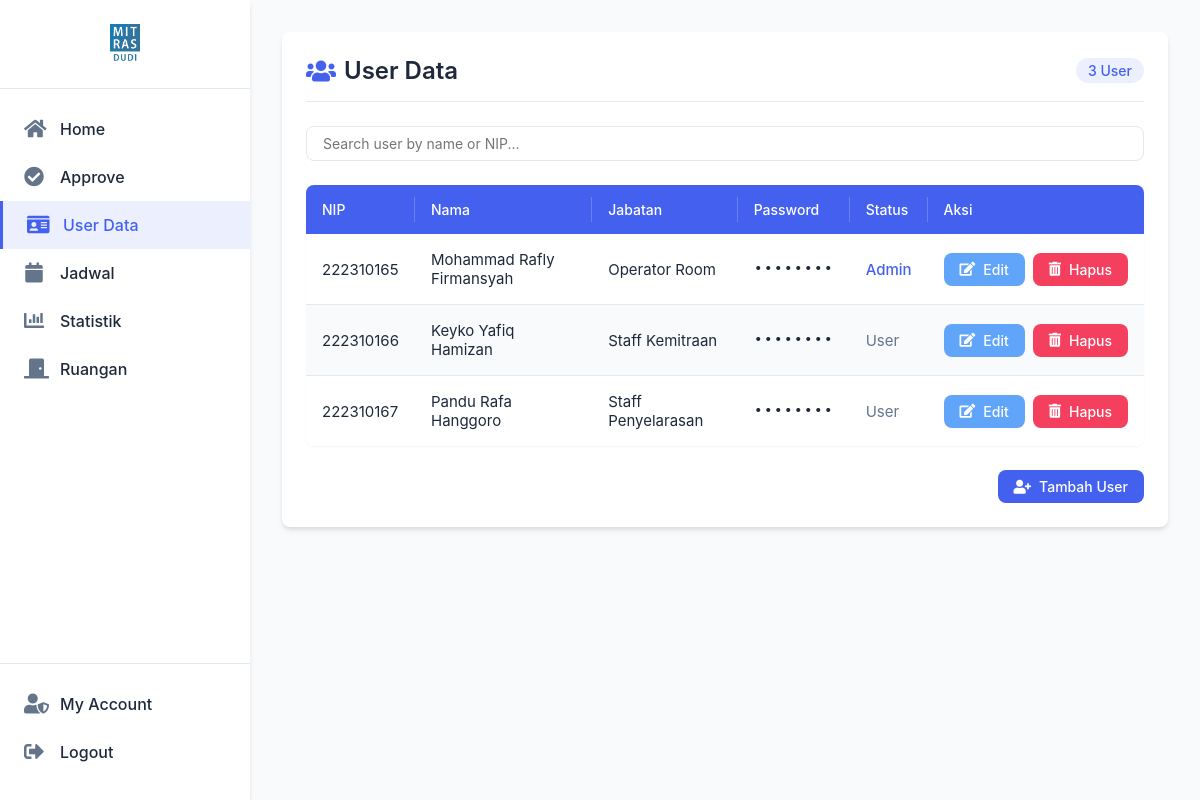
Screenshot of /admin_datauser.php (signed in) with the database file from the repository.
### tables this page shows
CREATE TABLE `users` (
  `id` int(11) NOT NULL,
  `nip` varchar(20) NOT NULL,
  `nama` varchar(100) NOT NULL,
  `jabatan` varchar(200) NOT NULL,
  `password` varchar(255) NOT NULL,
  `role` enum('Admin','User') NOT NULL,
  `is_admin` tinyint(1) DEFAULT 0
);

### admin_datauser.php (the view, shortened to what this page needs)
<?php
$host = 'localhost';
$db = 'projek_ruangan';
$user = 'root';
$pass = '';
try {
    $pdo = new PDO("mysql:host=$host;dbname=$db", $user, $pass);
    $pdo->setAttribute(PDO::ATTR_ERRMODE, PDO::ERRMODE_EXCEPTION);
} catch (PDOException $e) {
    die("Koneksi ke database gagal: " . $e->getMessage());
}
$stmt = $pdo->query("SELECT * FROM users");
$users = $stmt->fetchAll(PDO::FETCH_ASSOC);
$user_count = count($users);
?>
<!DOCTYPE html>
<html lang="id">
<head>
    <link href='https://unpkg.com/boxicons@2.1.4/css/boxicons.min.css' rel='stylesheet'>
    <link rel="stylesheet" href="https://cdnjs.cloudflare.com/ajax/libs/font-awesome/5.15.3/css/all.min.css">
</head>
<body>
    <div class="sidebar">
        <div class="logo-area">
            <img src="gambar/LOGO 1 MITRAS.jpg" alt="Logo">
        </div>
        <a href="admin_home.php">
            <i class="fas fa-home"></i> <span>Home</span>
        </a>
        <a href="admin_approve.php">
            <i class="fas fa-check-circle"></i> <span>Approve</span>
        </a>
        <a href="admin_datauser.php" class="active">
            <i class="fas fa-id-card"></i> <span>User Data</span>
        </a>
        <a href="admin_jadwal.php">
            <i class="fas fa-calendar"></i> <span>Jadwal</span>
        </a>
        <a href="admin_statistik.php">
            <i class="fas fa-chart-bar"></i> <span>Statistik</span>
        </a>
        <a href="admin_ruang.php">
            <i class="fas fa-door-closed"></i> <span>Ruangan</span>
        </a>
        <div class="bottom-links">
            <a href="admin_akun.php">
                <i class="fas fa-user-shield"></i> <span>My Account</span>
            </a>
            <a href="logout.php" onclick="return confirmLogout();">
                <i class="fas fa-sign-out-alt"></i> <span>Logout</span>
            </a>
        </div>
    </div>
    <div class="main-admin">
        <div class="container-admin">
            <div class="page-header">
                <h2><i class="fas fa-users"></i> User Data </h2>
                <span class="user-count"><?php echo $user_count; ?> User</span>
            </div>
            <div class="search-filter">
                <input type="text" id="searchInput" class="search-input" placeholder="Search user by name or NIP...">
            </div>
            <?php if(count($users) > 0): ?>
                <table class="users-table">
                <thead>
                        <tr>
                            <th>NIP</th>
                            <th>Nama</th>
                            <th>Jabatan</th>
                            <th>Password</th>
                            <th>Status</th>
                            <th>Aksi</th>
                        </tr>
                    </thead>
                    <tbody id="userTableBody">
    <?php foreach ($users as $row): ?>
        <tr>
            <td><?php echo htmlspecialchars($row['nip']); ?></td>
            <td><?php echo htmlspecialchars($row['nama']); ?></td>
            <td><?php echo htmlspecialchars($row['jabatan']); ?></td>
            <td class="password-cell">
                <?php echo str_repeat('•', 8); ?>
            </td>
            <td>
                <?php if ($row['is_admin'] == 1): ?>
                    <span style="color: var(--primary-color); font-weight: 500;">Admin</span>
                <?php else: ?>
                    <span style="color: var(--text-light);">User</span>
                <?php endif; ?>
            </td>
            <td class="action-cell">
                <div class="action-buttons">
                    <a href="pegawai_edit.php?id=<?php echo $row['id']; ?>" class="btn btn-edit">
                        <i class="fas fa-edit"></i> Edit
                    </a>
                    <a href="pegawai_hapus.php?id=<?php echo $row['id']; ?>" class="btn btn-delete" onclick="return confirm('Apakah Anda yakin ingin menghapus user ini?');">
                        <i class="fas fa-trash-alt"></i> Hapus
                    </a>
                </div>
            </td>
        </tr>
    <?php endforeach; ?>
</tbody>
                </table>
            <?php endif; ?>
            <div class="add-user-container">
                <a href="pegawai_tambah.php" class="btn btn-primary">
                    <i class="fas fa-user-plus"></i> Tambah User
                </a>
            </div>
        </div>
    </div>
</body>
</html>

### rows the page displays
users: nip "222310165", nama "Mohammad Rafly Firmansyah", jabatan "Operator Room", is_admin "Admin"
users: nip "222310166", nama "Keyko Yafiq Hamizan", jabatan "Staff Kemitraan", is_admin "User"
users: nip "222310167", nama "Pandu Rafa Hanggoro", jabatan "Staff Penyelarasan", is_admin "User"

### other values shown
$user_count "3"
